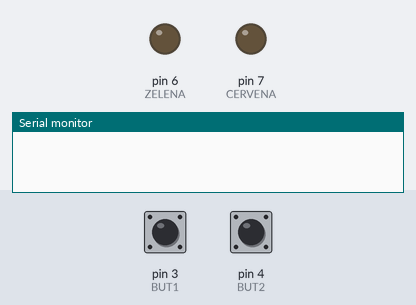
A sketch run on a simulated Arduino Uno, built with avr-gcc and run on an emulated ATmega328P. On the bench: output pins drawn as LEDs (lit = HIGH), the last lines printed to the serial monitor. The inputs (shaded band) are chosen by the test bench; at power-on: pin 3 (BUT1) HIGH, pin 4 (BUT2) HIGH.

Above: at 1.2 s.
1.3 s: pin 3 (BUT1) pulled LOW for 0.15 s
2.9 s: pin 3 (BUT1) pulsed LOW 5 times (0.12 s each, 0.3 s apart)
At 4.6 s:
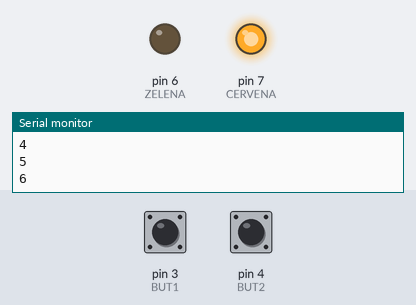
Timing chart, 0 to 6.1 s (numbered marks = the images above; inputs shaded):
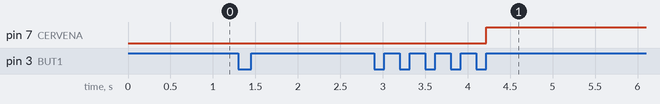

Measured:
- after the input at 2.9 s, pin 7 (CERVENA): LOW → HIGH after 1.3 s

The sketch:

fifth.ino
```cpp
const int CERVENA = 7;
const int ZELENA = 6;
const int BUT1 = 3;
const int BUT2 = 4;
int DELAY = 100;
int SBUT1 = 0;
int SBUT2 = 0;

void setup() {
  pinMode(BUT1, INPUT_PULLUP);
  pinMode(BUT2, INPUT_PULLUP);
  pinMode(CERVENA, OUTPUT);
  pinMode(ZELENA, OUTPUT);
  Serial.begin(9600);
}

void loop() {
    while ((digitalRead(BUT1) == HIGH) && (digitalRead(BUT2) == HIGH)) {};
    delay(DELAY);
    if (digitalRead(BUT1) == LOW) {
      SBUT1++;
      Serial.println(SBUT1);
      }
    if (digitalRead(BUT2) == LOW) {
      SBUT2++;
      Serial.println(SBUT2);
    }
    while ((digitalRead(BUT1) == LOW) || (digitalRead(BUT2) == LOW)) {};

    if ((SBUT1 > 5) || (SBUT2 > 8)){
      digitalWrite(CERVENA, HIGH);
    } else digitalWrite(CERVENA, LOW);

    delay(DELAY);
}
```
